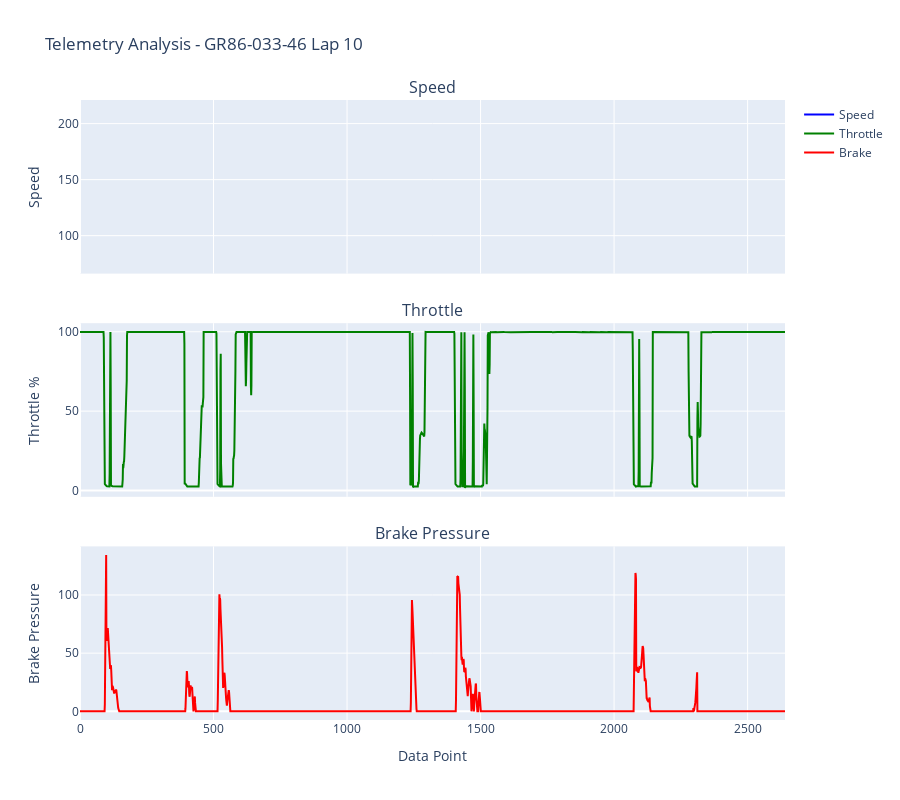

The notebook cell saved with this chart:
### Code cell
# Create subplot with speed, throttle, brake
from plotly.subplots import make_subplots

fig = make_subplots(
    rows=3, cols=1,
    subplot_titles=('Speed', 'Throttle', 'Brake Pressure'),
    shared_xaxes=True,
    vertical_spacing=0.08
)

# Speed
fig.add_trace(
    go.Scatter(x=telemetry_wide.index, y=telemetry_wide['speed'], 
               name='Speed', line=dict(color='blue')),
    row=1, col=1
)

# Throttle
fig.add_trace(
    go.Scatter(x=telemetry_wide.index, y=telemetry_wide['ath'], 
               name='Throttle', line=dict(color='green')),
    row=2, col=1
)

# Brake
fig.add_trace(
    go.Scatter(x=telemetry_wide.index, y=telemetry_wide['pbrake_f'], 
               name='Brake', line=dict(color='red')),
    row=3, col=1
)

fig.update_layout(height=800, title_text=f"Telemetry Analysis - {target_driver} Lap {target_lap}")
fig.update_yaxes(title_text="Speed", row=1, col=1)
fig.update_yaxes(title_text="Throttle %", row=2, col=1)
fig.update_yaxes(title_text="Brake Pressure", row=3, col=1)
fig.update_xaxes(title_text="Data Point", row=3, col=1)

fig.show()

### Figure 1 — Plotly figure (JSON) as saved in the notebook; plotly's stock layout.template omitted (floating-point values rounded to 4 significant figures; data arrays with more than 128 entries replaced by an {"elided": "..."} marker saying what was removed)
{"data": [{"line": {"color": "blue"}, "name": "Speed", "type": "scatter", "x": {"elided": "2641 int values"}, "xaxis": "x", "y": {"elided": "2641 float values"}, "yaxis": "y"}, {"line": {"color": "green"}, "name": "Throttle", "type": "scatter", "x": {"elided": "2641 int values"}, "xaxis": "x2", "y": {"elided": "2641 float values"}, "yaxis": "y2"}, {"line": {"color": "red"}, "name": "Brake", "type": "scatter", "x": {"elided": "2641 int values"}, "xaxis": "x3", "y": {"elided": "2641 float values"}, "yaxis": "y3"}], "layout": {"annotations": [{"font": {"size": 16}, "showarrow": false, "text": "Speed", "x": 0.5, "xanchor": "center", "xref": "paper", "y": 1, "yanchor": "bottom", "yref": "paper"}, {"font": {"size": 16}, "showarrow": false, "text": "Throttle", "x": 0.5, "xanchor": "center", "xref": "paper", "y": 0.64, "yanchor": "bottom", "yref": "paper"}, {"font": {"size": 16}, "showarrow": false, "text": "Brake Pressure", "x": 0.5, "xanchor": "center", "xref": "paper", "y": 0.28, "yanchor": "bottom", "yref": "paper"}], "height": 800, "title": {"text": "Telemetry Analysis - GR86-033-46 Lap 10"}, "xaxis": {"anchor": "y", "domain": [0, 1], "matches": "x3", "showticklabels": false}, "xaxis2": {"anchor": "y2", "domain": [0, 1], "matches": "x3", "showticklabels": false}, "xaxis3": {"anchor": "y3", "domain": [0, 1], "title": {"text": "Data Point"}}, "yaxis": {"anchor": "x", "domain": [0.72, 1], "title": {"text": "Speed"}}, "yaxis2": {"anchor": "x2", "domain": [0.36, 0.64], "title": {"text": "Throttle %"}}, "yaxis3": {"anchor": "x3", "domain": [0, 0.28], "title": {"text": "Brake Pressure"}}}}
